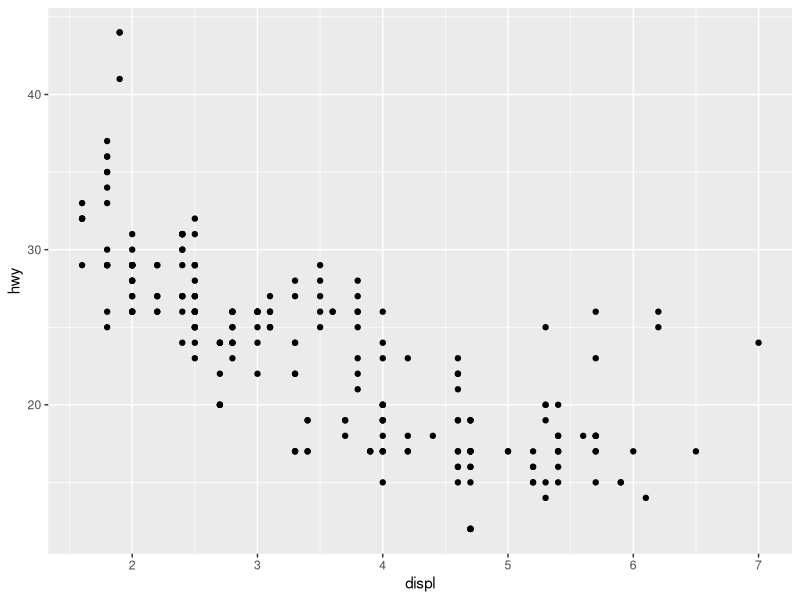
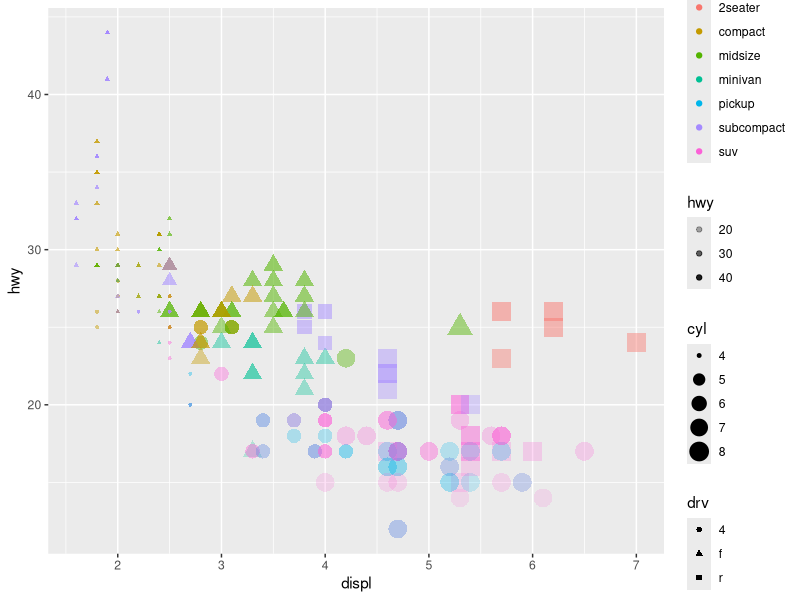
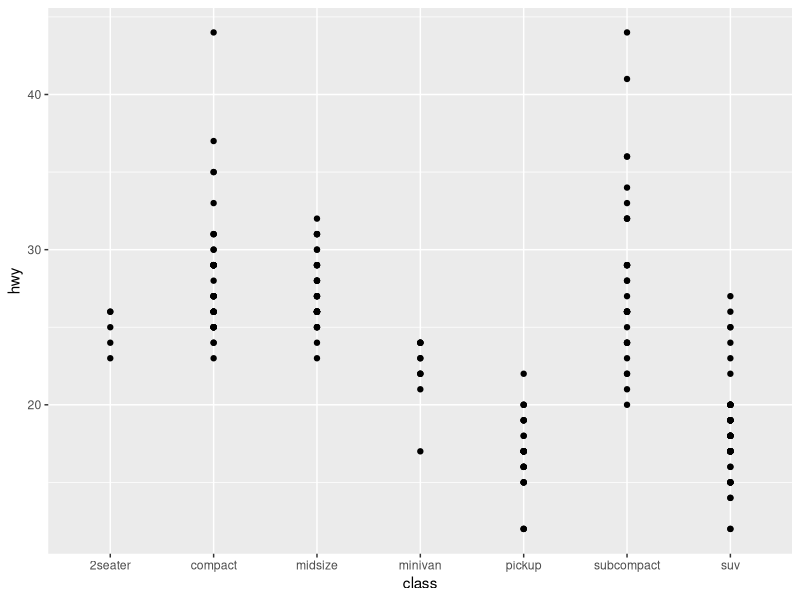
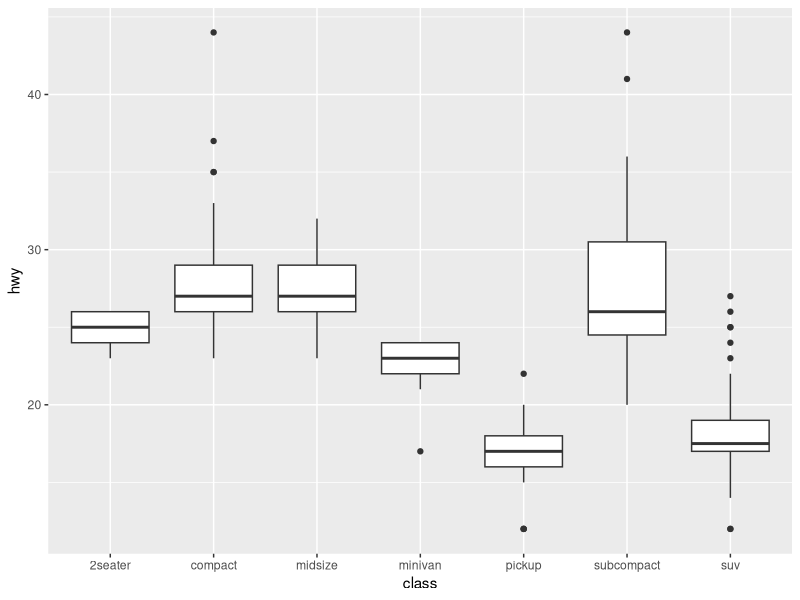
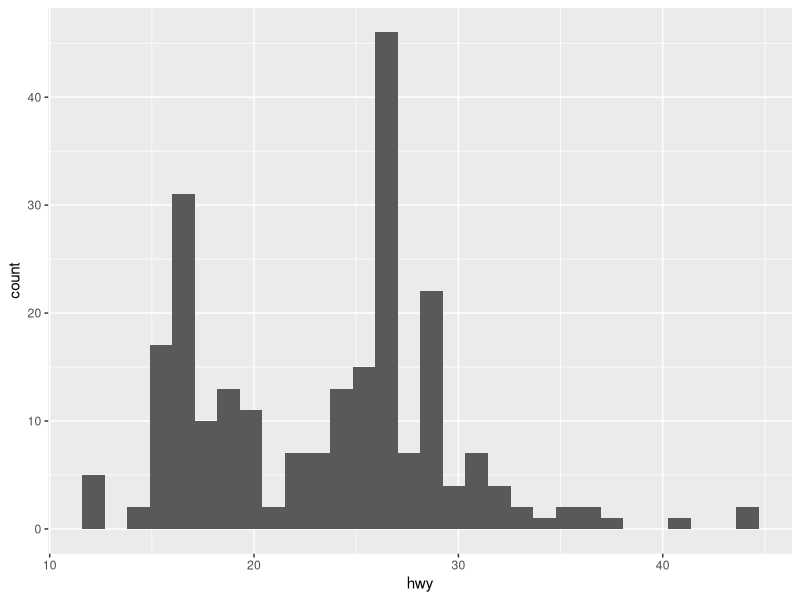
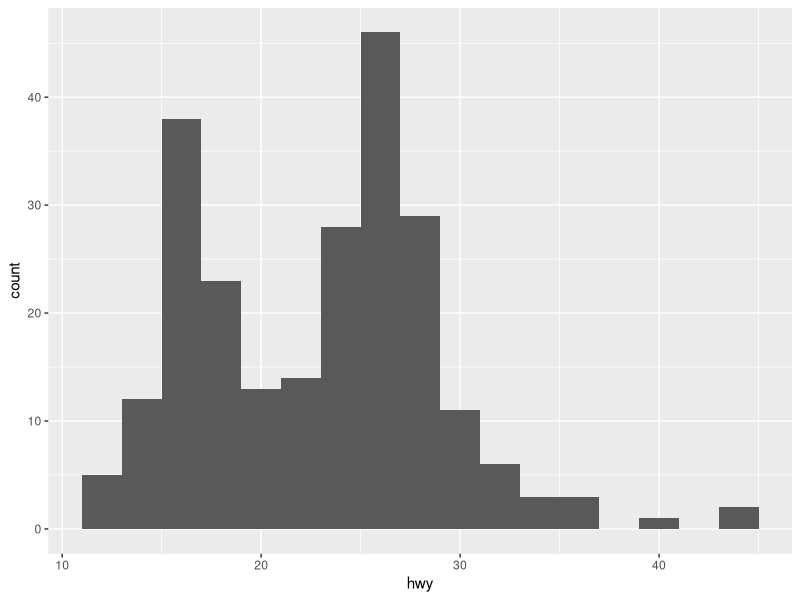
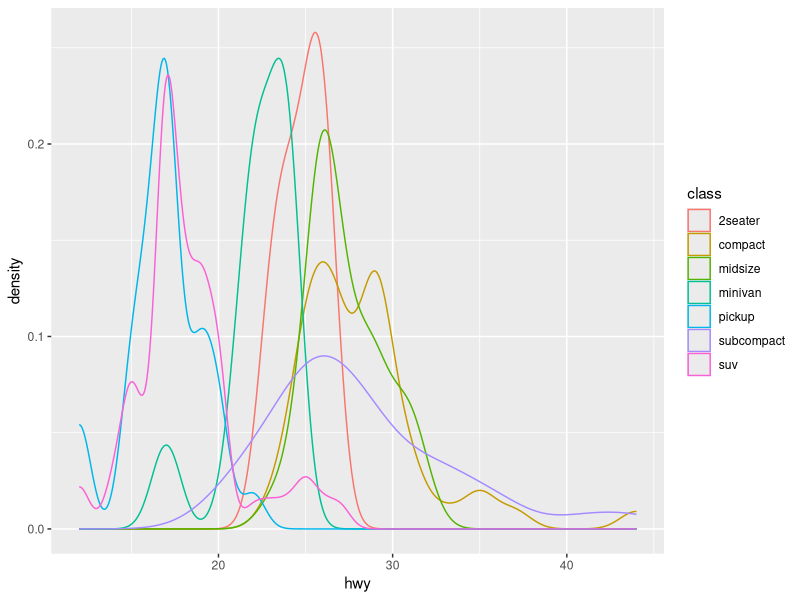
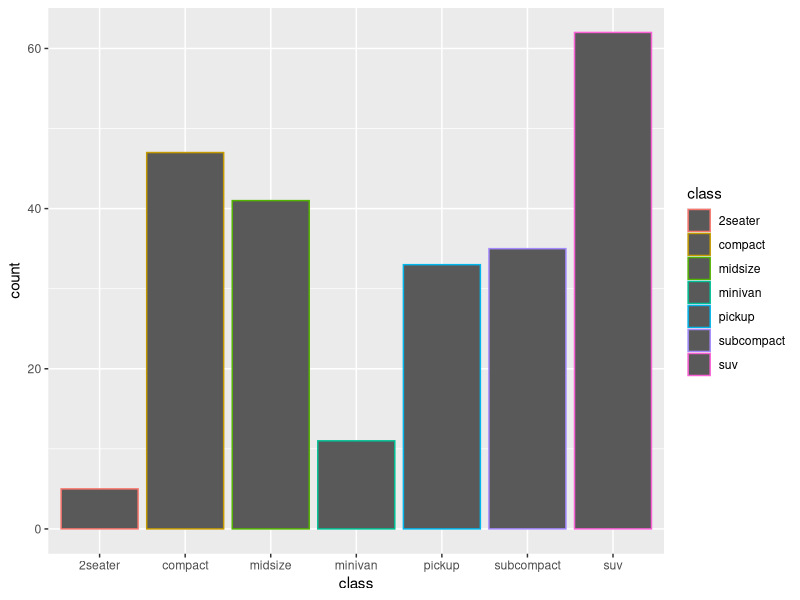

The R source for these figures, in order:
## ---- chunk 1
library(tidyverse)
## ---- chunk 2
mpg
## ---- chunk 3
ggplot(data = mpg) +
  geom_point(mapping = aes(x = displ, y = hwy))
## ---- chunk 4
mpg %>% 
  ggplot() +
  geom_point(mapping = aes(x = displ, y = hwy,
                           color = class,
                           size = cyl,
                           shape = drv,
                           alpha = hwy))
## ---- chunk 5
mpg %>% 
  ggplot() + 
  geom_point(aes(class, hwy))

mpg %>% 
  ggplot() + 
  geom_boxplot(aes(class, hwy))
## ---- chunk 6
mpg %>% 
  ggplot() +
  geom_histogram(aes(hwy))
## ---- chunk 7
mpg %>% 
  ggplot() +
  geom_histogram(aes(hwy), binwidth = 2)
## ---- chunk 8
mpg %>% 
  ggplot() +
    geom_density(mapping = aes(x = hwy, color = class))
## ---- chunk 9
mpg %>% 
  ggplot() +
  geom_bar(mapping = aes(x = class, color = class))
## ---- chunk 10
mpg %>% 
  ggplot() +
  geom_bar(mapping = aes(x = class, fill = class))
## ---- chunk 11
mpg %>% 
  ggplot() + 
  geom_point(aes(displ, hwy)) +
  geom_smooth(aes(displ, hwy))
